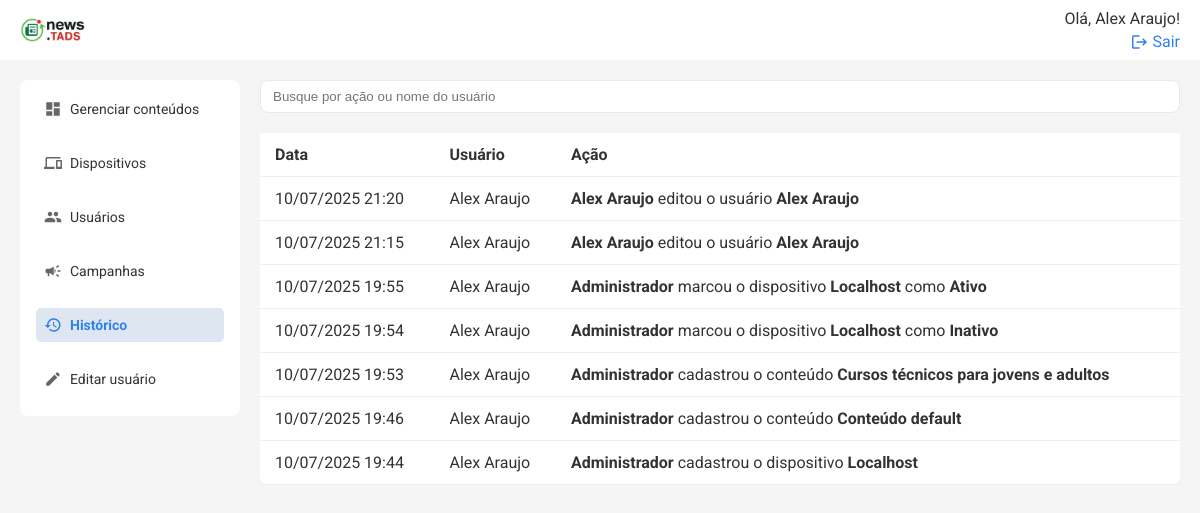
Page /historico (signed in) on the committed database.
### models.py (models this page shows, shortened)
class User(db.Model):
    id = db.Column(db.Integer, primary_key=True)
    name = db.Column(db.String(50), nullable=False)
    email = db.Column(db.String(120), nullable=False, unique=True)
    status = db.Column(db.String(10), nullable=False, default='Ativo')
    senha = db.Column(db.String(100), nullable=False)
    logs = db.relationship('Log', backref=db.backref('user'))
    is_admin = db.Column(db.Boolean, default=False)
    reset_token = db.Column(db.String(100), nullable=True)
    reset_token_expira_em = db.Column(db.DateTime, nullable=True)

class Historico(db.Model):
    id = db.Column(db.Integer, primary_key=True)
    acao = db.Column(db.String(255), nullable=False)
    data = db.Column(db.DateTime, default=datetime.utcnow)
    usuario_id = db.Column(db.Integer, db.ForeignKey('user.id'))
    usuario = db.relationship('User', backref='historicos')

### routes/historico.py (the view)
@historico_bp.route('/historico')
@login_required
@admin_required
def listar_historico():
    registros = Historico.query.order_by(Historico.data.desc()).all()
    for r in registros:
        r.data_local = para_fuso_local(r.data)
    return render_template('historico.html', historico=registros)

### timezone.py (called while the page is built)
def para_fuso_local(dt):
    if dt.tzinfo is None:
        from pytz import utc
        dt = utc.localize(dt)
    return dt.astimezone(FUSO_MS)

### templates/historico.html (shortened to what this page needs)
{% extends 'base.html' %} {% block title %}Histórico{% endblock %} {% block
content %}
<div class="search-cta">
    <input
        type="text"
        placeholder="Busque por ação ou nome do usuário"
        class="search"
        id="buscaHistorico"
    />
</div>
<div class="table-wrapper">
    <table class="table">
        <thead>
            <tr>
                <th>Data</th>
                <th>Usuário</th>
                <th>Ação</th>
            </tr>
        </thead>
        <tbody id="historicoTableBody">
            {% for item in historico %}
            <tr>
                <td>{{ item.data_local.strftime('%d/%m/%Y %H:%M') }}</td>
                <td>{{ item.usuario.name if item.usuario else 'Sistema' }}</td>
                <td>{{ item.acao|safe }}</td>
            </tr>
            {% endfor %}
        </tbody>
    </table>
</div>
{% endblock %}

### templates/topo.html (shortened to what this page needs)
<header class="topbar">
    <a href="{{ url_for('conteudos.listar_conteudos') }}" class="logo-topo">
        <img
            src="{{ url_for('static', filename='images/if_news.png') }}"
            alt="IFMS Logo"
            style="height: 24px; vertical-align: middle; margin-right: 8px"
        />
    </a>
    <div class="profile">
        {% if session['user_name'] %}
        <span>Olá, {{ session['user_name'] }}!</span>
        <a href="{{ url_for('auth.logout') }}">
            <span class="material-icons">logout</span>
            Sair
        </a>
        {% else %}
        <a href="{{ url_for('auth.login_usuario') }}">Entrar</a>
        {% endif %}
    </div>
</header>

### static/css/styles.css (style rules this page uses)
* { box-sizing: border-box; }
body { margin: 0; font-family: 'Roboto', sans-serif; color: #333; background-color: #f5f5f5; }
.table-wrapper { flex: 1; overflow-y: auto; }
.table thead th { position: sticky; top: 0; background: white; z-index: 1; }
.topbar { width: 100%; background: #ffffff; padding-inline: 20px; box-sizing: border-box; display: flex; justify-content: space-between; align-items: center; position: fixed; top: 0; left: 0; height: 60px; z-index: 100; }
.topbar .profile a { text-align: right; font-size: 16px; color: #2f80ed; text-decoration: none; display: flex; align-items: center; gap: 4px; }
.topbar .profile a .material-icons { font-size: 16px; }
.profile { display: flex; flex-direction: column; align-items: flex-end; gap: 4px; }
.search-cta { display: flex; gap: 12px; margin-bottom: 20px; }
.search { padding: 8px 12px; width: 100%; border: 1px solid #e9e9e9; border-radius: 8px; outline: none; }
.table { width: 100%; border-collapse: collapse; background: white; border-radius: 8px; }
.table th, .table td { padding: 12px 15px; border-bottom: 1px solid #eee; vertical-align: middle; }
.table th { text-align: left; }
.material-icons { font-size: 18px !important; vertical-align: middle; }

### rows in the picture
User: user_name "Alex Araujo"
Historico: data_local "10/07/2025 21:20", usuario "Alex Araujo", acao "Alex Araujo editou o usuário Alex Araujo"
Historico: data_local "10/07/2025 21:15", usuario "Alex Araujo", acao "Alex Araujo editou o usuário Alex Araujo"
Historico: data_local "10/07/2025 19:55", usuario "Alex Araujo", acao "Administrador marcou o dispositivo Localhost como Ativo"
Historico: data_local "10/07/2025 19:54", usuario "Alex Araujo", acao "Administrador marcou o dispositivo Localhost como Inativo"
Historico: data_local "10/07/2025 19:53", usuario "Alex Araujo", acao "Administrador cadastrou o conteúdo Cursos técnicos para jovens e adultos"
Historico: data_local "10/07/2025 19:46", usuario "Alex Araujo", acao "Administrador cadastrou o conteúdo Conteúdo default"
Historico: data_local "10/07/2025 19:44", usuario "Alex Araujo", acao "Administrador cadastrou o dispositivo Localhost"
